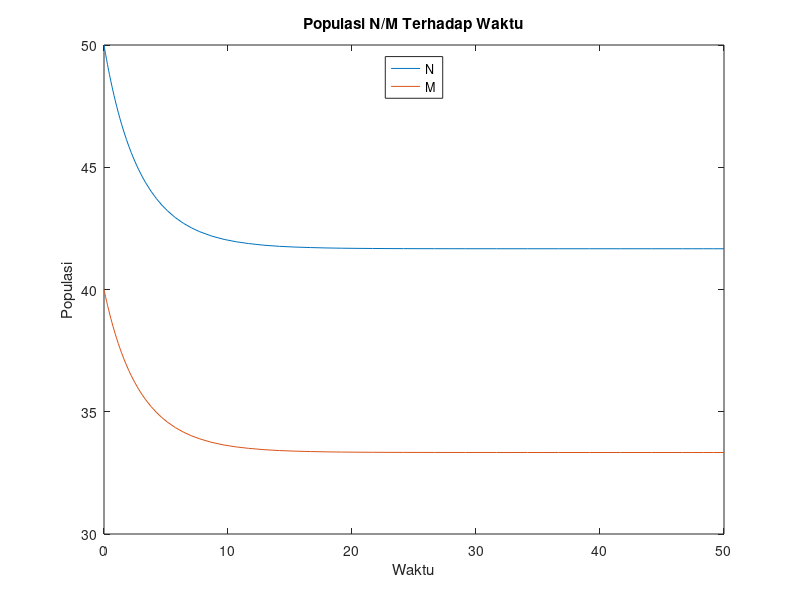
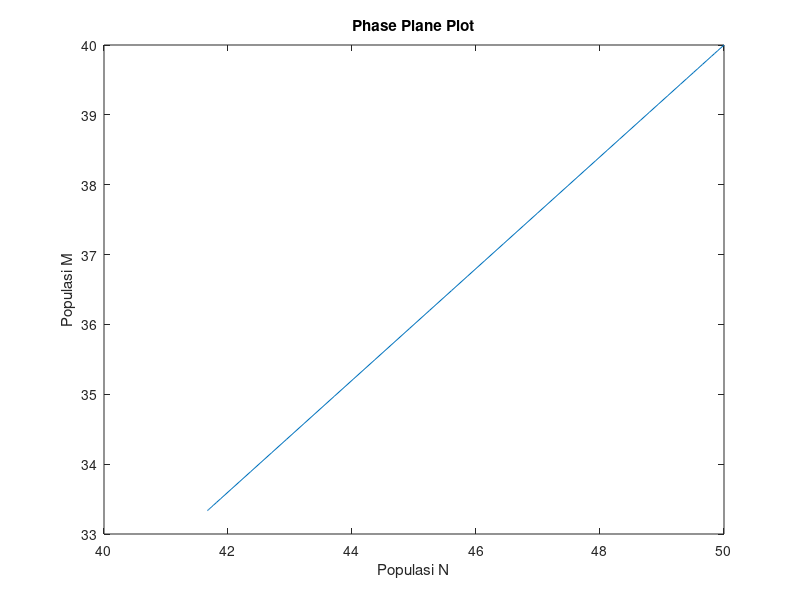

MATLAB code for these plots, in order:
% Solusi Model Mangsa Pemangsa

% Membersihkan window
clear all; close all; clc

%inisialisasi nilai pada variabel
n = 50;
m = 40;
a1 = 0.3;
a2 = 0.2;
b11 = 0.004;
b12 = 0.004;
b21 = 0.006;
b22 = 0.006;

t0 = 0;
tfinal = 50;


% Menggunakan ode45/ode23 untuk menyelesaikan persamaan diferensial 

waktu = [t0 tfinal];
y0 = [n; m];

[t,y] = ode45(@(t,y) [y(1).*(a1-b11.*y(1)-b12.*y(2)); y(2).*(a1-b11.*y(1)-b12.*y(2));], waktu, y0);


% Membuat plot populasi terhadap waktu
figure (1);
plot(t,y)
title('Populasi N/M Terhadap Waktu')
xlabel('Waktu')
ylabel('Populasi')
legend('N','M','Location','North')


% Membuat plot populasi satu sama lain yang membuat hubungan siklik antar populasi menjadi jelas
figure (2);
plot(y(:,1),y(:,2))
title('Phase Plane Plot')
xlabel('Populasi N')
ylabel('Populasi M')


